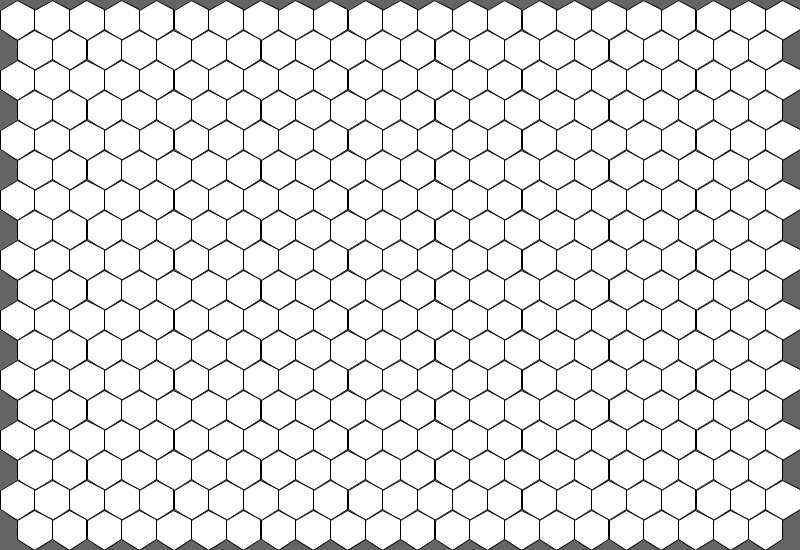
Frame 1 (no input)
Frame 2 (the mouse pressed at the canvas centre, redrawn once): identical to frame 1, image omitted

The Processing sketch that drew this single still picture (run headless with seeded random() and noise(); the mouse was pressed at the canvas centre and the sketch redrawn once):

// Processing sketch: Hex_Grid
// ── Hex_Grid.pde
HexGrid hg;

void setup() {
  size(800, 550);
  //fullScreen();
  hg = new HexGrid(20);
}

void draw() {
  background(100);
  
  hg.show();
  noLoop();
}

// ── hexGrid.pde
class HexGrid {
  PVector[][] grid;
  float r;

  HexGrid(float r) {
    this.r = r;
    
    //Initializing size
    float w = 0.87 * r;
    float h = 2 * r;
    int rows = round(height / (0.78*h)); //?
    int cols = round(width / (2 * w));
    grid = new PVector[rows][];
    for (int i = 0; i < grid.length; i++) {
      if (i % 2 == 0) {
        grid[i] = new PVector[cols];
      } else {
        grid[i] = new PVector[cols - 1];
      }
    }
    
    //Creating grid
    float x = w, y = r;
    for (int i = 0; i < grid.length; i++) {
      for (int j = 0; j < grid[i].length; j++) {
        grid[i][j] = new PVector(x, y);
        x += (2 * w);
      }
      y += 1.5 * r;
      if (i % 2 == 0) {
        x = 2 * w;
      } else {
        x = w;
      }
    }
  }

  void show() {
    stroke(0);
    fill(255);
    for (int i = 0; i < grid.length; i++) {
      for (int j = 0; j < grid[i].length; j++) {
        pushMatrix();
        translate(grid[i][j].x, grid[i][j].y);
        beginShape();
        for (float angle = 0; angle < 2*PI; angle+=PI/3) {
          vertex(r * sin(angle), r * cos(angle));
        }
        endShape();
        popMatrix();
      }
    }
  }
}
